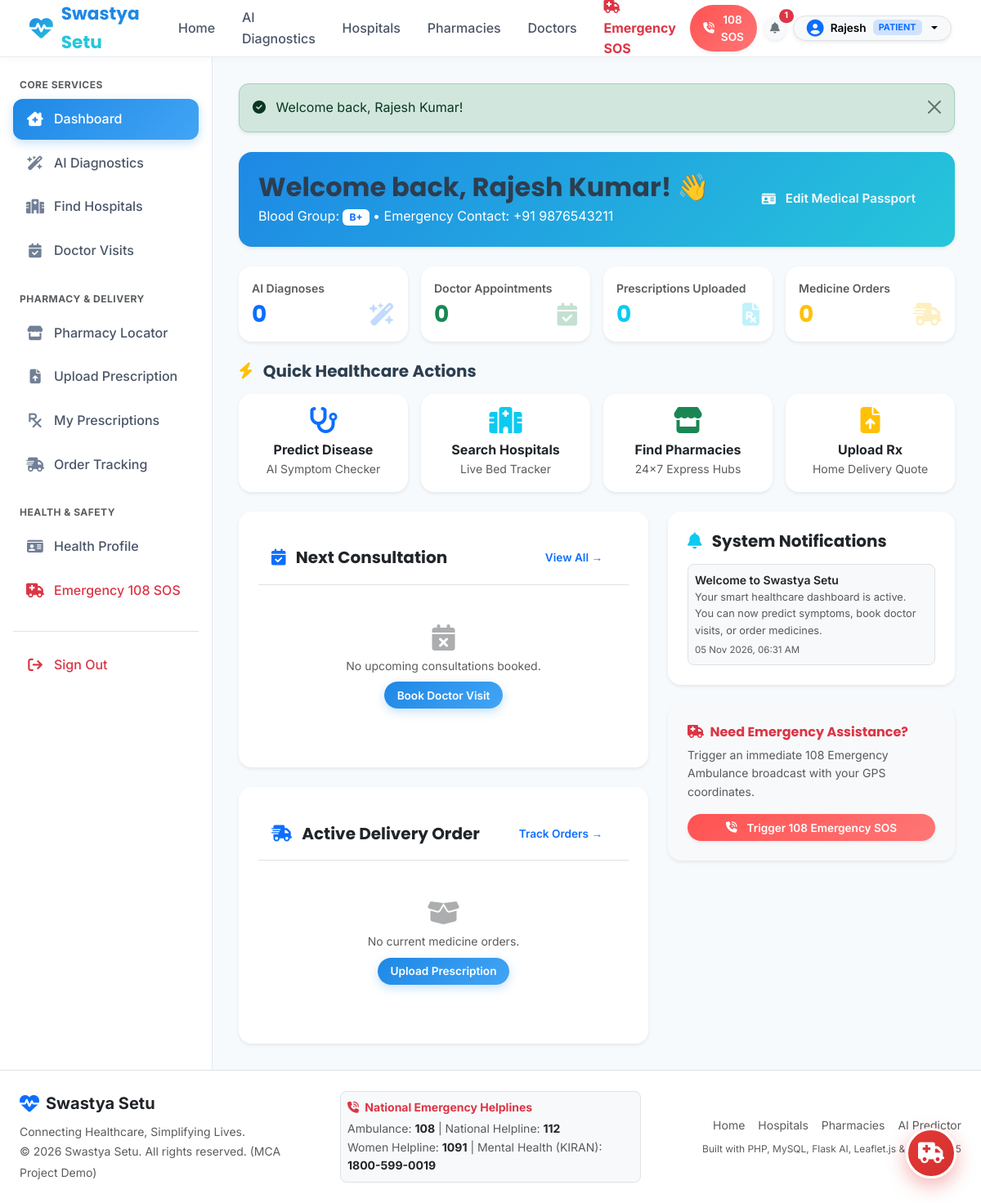
The page /user/dashboard.php (signed in) on the database its author committed.
### tables this page shows
CREATE TABLE IF NOT EXISTS `user_profiles` (
  `id` INT AUTO_INCREMENT PRIMARY KEY,
  `user_id` INT NOT NULL UNIQUE,
  `blood_group` VARCHAR(10) DEFAULT 'O+',
  `age` INT DEFAULT 30,
  `gender` ENUM('Male', 'Female', 'Other') DEFAULT 'Male',
  `address` TEXT NULL,
  `city` VARCHAR(100) DEFAULT 'New Delhi',
  `emergency_contact_name` VARCHAR(150) DEFAULT 'Suman Kumar (Family)',
  `emergency_contact_phone` VARCHAR(20) DEFAULT '+91 9876543210',
  `medical_history` TEXT NULL,
  `allergies` TEXT NULL,
  `insurance_info` VARCHAR(255) DEFAULT 'Star Health Comprehensive (#SH-90812)',
  CONSTRAINT fk_user_profile FOREIGN KEY (`user_id`) REFERENCES `users`(`id`) ON DELETE CASCADE
);

CREATE TABLE IF NOT EXISTS `notifications` (
  `id` INT AUTO_INCREMENT PRIMARY KEY,
  `user_id` INT NOT NULL,
  `title` VARCHAR(200) NOT NULL,
  `message` TEXT NOT NULL,
  `link` VARCHAR(255) NULL,
  `is_read` TINYINT(1) NOT NULL DEFAULT 0,
  `created_at` TIMESTAMP DEFAULT CURRENT_TIMESTAMP,
  CONSTRAINT fk_notif_user FOREIGN KEY (`user_id`) REFERENCES `users`(`id`) ON DELETE CASCADE
);

### includes/auth.php (called while the page is built, shortened)
<?php
require_once __DIR__ . '/functions.php';
function isLoggedIn(): bool {
    return isset($_SESSION['user_id']) && !empty($_SESSION['user_id']);
}
function currentUser(): ?array {
    if (isset($_SESSION['user'])) {
        return $_SESSION['user'];
    }
    return null;
}

### user/dashboard.php (the view, shortened to what this page needs)
<?php
require_once __DIR__ . '/../includes/functions.php';
require_once __DIR__ . '/../includes/auth.php';
$user = currentUser();
$db = getDB();
$profStmt = $db->prepare("SELECT * FROM user_profiles WHERE user_id = ? LIMIT 1");
$profStmt->execute([$user['id']]);
$profile = $profStmt->fetch() ?: [];
$stPred = $db->prepare("SELECT COUNT(*) FROM predictions WHERE user_id = ?");
$stPred->execute([$user['id']]);
$totalPreds = (int)$stPred->fetchColumn();
$stAppt = $db->prepare("SELECT COUNT(*) FROM appointments WHERE patient_id = ?");
$stAppt->execute([$user['id']]);
$totalAppts = (int)$stAppt->fetchColumn();
$stRx = $db->prepare("SELECT COUNT(*) FROM prescriptions WHERE patient_id = ?");
$stRx->execute([$user['id']]);
$totalPrescriptions = (int)$stRx->fetchColumn();
$stOrd = $db->prepare("SELECT COUNT(*) FROM orders WHERE patient_id = ?");
$stOrd->execute([$user['id']]);
$totalOrders = (int)$stOrd->fetchColumn();
$apptStmt = $db->prepare("
    SELECT a.*, d.name AS doctor_name, d.specialization, h.name AS hospital_name, h.address AS hospital_address
    FROM appointments a
    JOIN doctors d ON a.doctor_id = d.id
    JOIN hospitals h ON a.hospital_id = h.id
    WHERE a.patient_id = ? AND a.appointment_date >= CURDATE() AND a.status IN ('pending', 'confirmed')
    ORDER BY a.appointment_date ASC LIMIT 1
");
$apptStmt->execute([$user['id']]);
$upcomingAppt = $apptStmt->fetch();
$orderStmt = $db->prepare("
    SELECT o.*, ph.name AS pharmacy_name
    FROM orders o
    JOIN pharmacies ph ON o.pharmacy_id = ph.id
    WHERE o.patient_id = ?
    ORDER BY o.id DESC LIMIT 1
");
$orderStmt->execute([$user['id']]);
$recentOrder = $orderStmt->fetch();
$notifStmt = $db->prepare("SELECT * FROM notifications WHERE user_id = ? ORDER BY id DESC LIMIT 5");
$notifStmt->execute([$user['id']]);
$notifs = $notifStmt->fetchAll();
require_once __DIR__ . '/../includes/header.php';
?>
<div class="d-flex">
    <?php require_once __DIR__ . '/../includes/sidebar.php'; ?>
    <div class="content-wrapper">
        <div class="container-fluid p-0">
            <?= displayFlash() ?>
            <div class="card border-0 shadow-sm rounded-4 mb-4 text-white p-4" style="background: linear-gradient(135deg, #1E88E5 0%, #26C6DA 100%);">
                <div class="d-flex flex-wrap justify-content-between align-items-center gap-3">
                    <div>
                        <h2 class="fw-bold mb-1">Welcome back, <?= htmlspecialchars($user['name']) ?>! 👋</h2>
                        <p class="mb-0 opacity-90">
                            Blood Group: <strong class="badge bg-white text-primary px-2 py-1"><?= htmlspecialchars($profile['blood_group'] ?? 'O+') ?></strong>
                            • Emergency Contact: <?= htmlspecialchars($profile['emergency_contact_phone'] ?? '+91 9876543210') ?>
                        </p>
                    </div>
                    <a href="<?= BASE_URL ?>/user/profile.php" class="btn btn-outline-light rounded-pill px-4 fw-semibold">
                        <i class="fa-solid fa-id-card me-1"></i> Edit Medical Passport
                    </a>
                </div>
            </div>
            <div class="row g-3 mb-4">
                <div class="col-6 col-md-3">
                    <div class="card border-0 shadow-sm rounded-4 p-3 bg-white">
                        <span class="small text-muted fw-semibold d-block mb-1">AI Diagnoses</span>
                        <div class="d-flex align-items-center justify-content-between">
                            <h3 class="fw-bold mb-0 text-primary"><?= $totalPreds ?></h3>
                            <i class="fa-solid fa-wand-magic-sparkles text-primary fs-3 opacity-25"></i>
                        </div>
                    </div>
                </div>
                <div class="col-6 col-md-3">
                    <div class="card border-0 shadow-sm rounded-4 p-3 bg-white">
                        <span class="small text-muted fw-semibold d-block mb-1">Doctor Appointments</span>
                        <div class="d-flex align-items-center justify-content-between">
                            <h3 class="fw-bold mb-0 text-success"><?= $totalAppts ?></h3>
                            <i class="fa-solid fa-calendar-check text-success fs-3 opacity-25"></i>
                        </div>
                    </div>
                </div>
                <div class="col-6 col-md-3">
                    <div class="card border-0 shadow-sm rounded-4 p-3 bg-white">
                        <span class="small text-muted fw-semibold d-block mb-1">Prescriptions Uploaded</span>
                        <div class="d-flex align-items-center justify-content-between">
                            <h3 class="fw-bold mb-0 text-info"><?= $totalPrescriptions ?></h3>
                            <i class="fa-solid fa-file-prescription text-info fs-3 opacity-25"></i>
                        </div>
                    </div>
                </div>
                <div class="col-6 col-md-3">
                    <div class="card border-0 shadow-sm rounded-4 p-3 bg-white">
                        <span class="small text-muted fw-semibold d-block mb-1">Medicine Orders</span>
                        <div class="d-flex align-items-center justify-content-between">
                            <h3 class="fw-bold mb-0 text-warning"><?= $totalOrders ?></h3>
                            <i class="fa-solid fa-truck-fast text-warning fs-3 opacity-25"></i>
                        </div>
                    </div>
                </div>
            </div>
            <h5 class="fw-bold mb-3"><i class="fa-solid fa-bolt text-warning me-2"></i> Quick Healthcare Actions</h5>
            <div class="row g-3 mb-4">
                <div class="col-6 col-md-3">
                    <a href="<?= BASE_URL ?>/user/prediction.php" class="card border-0 shadow-sm rounded-4 p-3 text-center text-decoration-none hover-lift bg-white">
                        <i class="fa-solid fa-stethoscope fs-2 text-primary mb-2"></i>
                        <strong class="text-dark d-block">Predict Disease</strong>
                        <small class="text-muted">AI Symptom Checker</small>
                    </a>
                </div>
                <div class="col-6 col-md-3">
                    <a href="<?= BASE_URL ?>/user/hospitals.php" class="card border-0 shadow-sm rounded-4 p-3 text-center text-decoration-none hover-lift bg-white">
                        <i class="fa-solid fa-hospital fs-2 text-info mb-2"></i>
                        <strong class="text-dark d-block">Search Hospitals</strong>
                        <small class="text-muted">Live Bed Tracker</small>
                    </a>
                </div>
                <div class="col-6 col-md-3">
                    <a href="<?= BASE_URL ?>/user/pharmacies.php" class="card border-0 shadow-sm rounded-4 p-3 text-center text-decoration-none hover-lift bg-white">
                        <i class="fa-solid fa-store fs-2 text-success mb-2"></i>
                        <strong class="text-dark d-block">Find Pharmacies</strong>
                        <small class="text-muted">24x7 Express Hubs</small>
                    </a>
                </div>
                <div class="col-6 col-md-3">
                    <a href="<?= BASE_URL ?>/user/upload_prescription.php" class="card border-0 shadow-sm rounded-4 p-3 text-center text-decoration-none hover-lift bg-white">
                        <i class="fa-solid fa-file-arrow-up fs-2 text-warning mb-2"></i>
                        <strong class="text-dark d-block">Upload Rx</strong>
                        <small class="text-muted">Home Delivery Quote</small>
                    </a>
                </div>
            </div>
            <div class="row g-4">
                <div class="col-lg-7">
                    <div class="card border-0 shadow-sm rounded-4 mb-4">
                        <div class="card-header bg-white py-3 border-bottom d-flex justify-content-between align-items-center">
                            <h5 class="fw-bold text-dark mb-0"><i class="fa-solid fa-calendar-check text-primary me-2"></i> Next Consultation</h5>
                            <a href="<?= BASE_URL ?>/user/appointments.php" class="btn btn-sm btn-outline-primary rounded-pill px-3">View All &rarr;</a>
                        </div>
                        <div class="card-body p-4">
                            <?php if ($upcomingAppt): ?>
                                <div class="d-flex align-items-start gap-3">
                                    <div class="p-3 rounded-circle bg-primary-subtle text-primary">
                                        <i class="fa-solid fa-user-doctor fs-3"></i>
                                    </div>
                                    <div class="flex-grow-1">
                                        <div class="d-flex justify-content-between align-items-center mb-1">
                                            <h6 class="fw-bold text-dark mb-0"><?= htmlspecialchars($upcomingAppt['doctor_name']) ?></h6>
                                            <?= getStatusBadge($upcomingAppt['status']) ?>
                                        </div>
                                        <p class="text-muted small mb-1"><?= htmlspecialchars($upcomingAppt['specialization']) ?> • <?= htmlspecialchars($upcomingAppt['hospital_name']) ?></p>
                                        <div class="small fw-semibold text-primary">
                                            <i class="fa-solid fa-calendar me-1"></i> <?= formatDate($upcomingAppt['appointment_date']) ?> at <?= htmlspecialchars($upcomingAppt['time_slot']) ?>
                                        </div>
                                    </div>
                                </div>
                            <?php else: ?>
                                <div class="text-center py-4 text-muted">
                                    <i class="fa-solid fa-calendar-xmark fs-2 opacity-50 mb-2"></i>
                                    <p class="small mb-2">No upcoming consultations booked.</p>
                                    <a href="<?= BASE_URL ?>/user/appointments.php" class="btn btn-sm btn-primary rounded-pill px-3">Book Doctor Visit</a>
                                </div>
                            <?php endif; ?>
                        </div>
                    </div>
                    <div class="card border-0 shadow-sm rounded-4">
                        <div class="card-header bg-white py-3 border-bottom d-flex justify-content-between align-items-center">
                            <h5 class="fw-bold text-dark mb-0"><i class="fa-solid fa-truck-fast text-primary me-2"></i> Active Delivery Order</h5>
                            <a href="<?= BASE_URL ?>/user/my_orders.php" class="btn btn-sm btn-outline-primary rounded-pill px-3">Track Orders &rarr;</a>
                        </div>
                        <div class="card-body p-4">
                            <?php if ($recentOrder): ?>
                                <div class="d-flex justify-content-between align-items-center mb-2">
                                    <strong class="text-dark">#<?= htmlspecialchars($recentOrder['order_number']) ?></strong>
                                    <?= getStatusBadge($recentOrder['order_status']) ?>
                                </div>
                                <p class="text-muted small mb-2">Pharmacy: <?= htmlspecialchars($recentOrder['pharmacy_name']) ?> • Total: <strong class="text-primary"><?= formatPrice($recentOrder['total_amount']) ?></strong> (COD)</p>
                                <a href="<?= BASE_URL ?>/user/my_orders.php" class="btn btn-sm btn-outline-primary rounded-pill px-3">
                                    View Live Progress Timeline &rarr;
                                </a>
                            <?php else: ?>
                                <div class="text-center py-4 text-muted">
                                    <i class="fa-solid fa-box-open fs-2 opacity-50 mb-2"></i>
                                    <p class="small mb-2">No current medicine orders.</p>
                                    <a href="<?= BASE_URL ?>/user/upload_prescription.php" class="btn btn-sm btn-primary rounded-pill px-3">Upload Prescription</a>
                                </div>
                            <?php endif; ?>
                        </div>
                    </div>
                </div>
                <div class="col-lg-5">
                    <div class="card border-0 shadow-sm rounded-4 p-4 bg-white mb-4">
                        <h5 class="fw-bold text-dark mb-3"><i class="fa-solid fa-bell text-info me-2"></i> System Notifications</h5>
                        <?php if (empty($notifs)): ?>
                            <p class="text-muted small mb-0">No notifications at this time.</p>
                        <?php else: ?>
                            <div class="d-flex flex-column gap-3">
                                <?php foreach ($notifs as $n): ?>
                                    <div class="p-2 rounded-3 bg-light border small">
                                        <div class="fw-semibold text-dark"><?= htmlspecialchars($n['title']) ?></div>
                                        <div class="text-muted" style="font-size: 0.8rem;"><?= htmlspecialchars($n['message']) ?></div>
                                        <small class="text-muted mt-1 d-block" style="font-size: 0.72rem;"><?= formatDate($n['created_at'], true) ?></small>
                                    </div>
                                <?php endforeach; ?>
                            </div>
                        <?php endif; ?>
                    </div>
                    <div class="card border-0 shadow-sm rounded-4 p-4 bg-light border">
                        <h6 class="fw-bold text-danger mb-2"><i class="fa-solid fa-truck-medical me-1"></i> Need Emergency Assistance?</h6>
                        <p class="small text-muted mb-3">Trigger an immediate 108 Emergency Ambulance broadcast with your GPS coordinates.</p>
                        <a href="<?= BASE_URL ?>/user/sos.php" class="btn btn-danger btn-sm rounded-pill px-4 fw-semibold shadow-sm w-100">
                            <i class="fa-solid fa-phone-volume me-1"></i> Trigger 108 Emergency SOS
                        </a>
                    </div>
                </div>
            </div>
        </div>
    </div>
</div>
<?php require_once __DIR__ . '/../includes/footer.php'; ?>

### rows shown on the page
user_profiles: blood_group "B+", emergency_contact_phone "+91 9876543211"
notifications: title "Welcome to Swastya Setu", message "Your smart healthcare dashboard is active. You can now predict symptoms, book doctor visits, or order medicines.", created_at "05 Nov 2026, 06:31 AM"

### other values the page prints
$unreadNotifCount "1"
explode(' ', $user['name'])[0] "Rajesh"
$user['role'] "PATIENT"
$f['message'] "Welcome back, Rajesh Kumar!"
$user['name'] "Rajesh Kumar"
$totalPreds "0"
$totalAppts "0"
$totalPrescriptions "0"
$totalOrders "0"
APP_NAME "Swastya Setu"
APP_TAGLINE "Connecting Healthcare, Simplifying Lives."
